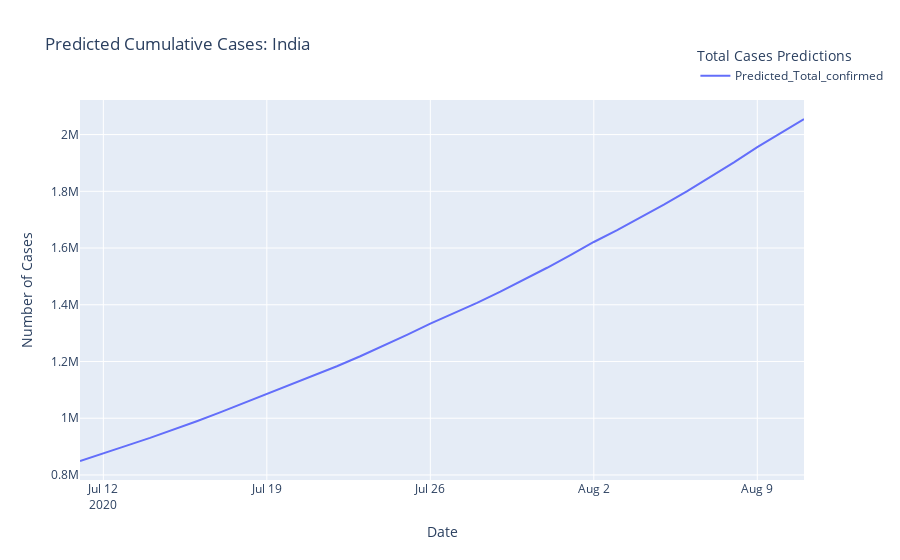

Notebook cell for this chart:
### Code cell
pd.options.plotting.backend = "plotly"
fig = x_pre['Predicted_Total_confirmed'].plot(title='Predicted Cumulative Cases: India')
fig.update_layout(yaxis=dict(title='Number of Cases'),
                  legend_title_text='Total Cases Predictions', legend=dict(x=.85, y=1.15),
                 xaxis = dict(title = 'Date'))

### Figure 1 — Plotly figure (JSON) as saved in the notebook; plotly's stock layout.template omitted (floating-point values rounded to 4 significant figures)
{"data": [{"hovertemplate": "variable=Predicted_Total_confirmed<br>index=%{x}<br>value=%{y}<extra></extra>", "legendgroup": "Predicted_Total_confirmed", "line": {"color": "#636efa", "dash": "solid"}, "mode": "lines", "name": "Predicted_Total_confirmed", "orientation": "v", "showlegend": true, "type": "scatter", "x": ["2020-07-11T00:00:00", "2020-07-12T00:00:00", "2020-07-13T00:00:00", "2020-07-14T00:00:00", "2020-07-15T00:00:00", "2020-07-16T00:00:00", "2020-07-17T00:00:00", "2020-07-18T00:00:00", "2020-07-19T00:00:00", "2020-07-20T00:00:00", "2020-07-21T00:00:00", "2020-07-22T00:00:00", "2020-07-23T00:00:00", "2020-07-24T00:00:00", "2020-07-25T00:00:00", "2020-07-26T00:00:00", "2020-07-27T00:00:00", "2020-07-28T00:00:00", "2020-07-29T00:00:00", "2020-07-30T00:00:00", "2020-07-31T00:00:00", "2020-08-01T00:00:00", "2020-08-02T00:00:00", "2020-08-03T00:00:00", "2020-08-04T00:00:00", "2020-08-05T00:00:00", "2020-08-06T00:00:00", "2020-08-07T00:00:00", "2020-08-08T00:00:00", "2020-08-09T00:00:00", "2020-08-10T00:00:00", "2020-08-11T00:00:00"], "xaxis": "x", "y": [849200.0, 877700.0, 903400.0, 930600.0, 959200.0, 989200.0, 1021000.0, 1053000.0, 1087000.0, 1117000.0, 1149000.0, 1183000.0, 1218000.0, 1255000.0, 1294000.0, 1333000.0, 1369000.0, 1407000.0, 1446000.0, 1487000.0, 1530000.0, 1575000.0, 1621000.0, 1663000.0, 1707000.0, 1753000.0, 1801000.0, 1851000.0, 1902000.0, 1956000.0, 2004000.0, 2055000.0], "yaxis": "y"}], "layout": {"legend": {"title": {"text": "Total Cases Predictions"}, "tracegroupgap": 0, "x": 0.85, "y": 1.15}, "title": {"text": "Predicted Cumulative Cases: India"}, "xaxis": {"anchor": "y", "domain": [0, 1], "title": {"text": "Date"}}, "yaxis": {"anchor": "x", "domain": [0, 1], "title": {"text": "Number of Cases"}}}}
